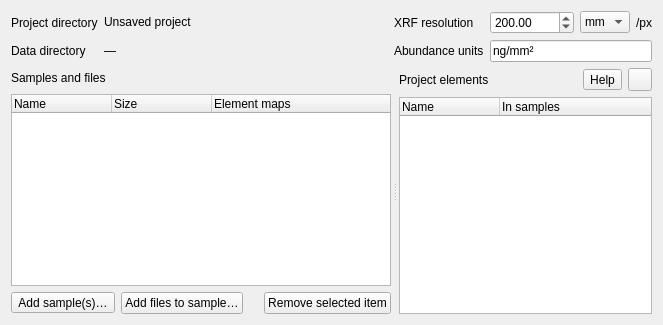
      <widget class="QWidget" name="projectDataTab">
       <attribute name="title"><string>Project data</string></attribute>
       <layout class="QVBoxLayout" name="projectDataLayout" stretch="0,1">
        <item><layout class="QHBoxLayout" name="projectInfoLayout" stretch="1,0">
         <item><layout class="QGridLayout" name="projectDirectoriesLayout" columnstretch="0,1">
          <item row="0" column="0"><widget class="QLabel" name="projectDirectoryLabel"><property name="text"><string>Project directory</string></property></widget></item>
          <item row="0" column="1"><widget class="QLabel" name="projectDirectoryValue"><property name="text"><string>Unsaved project</string></property><property name="textInteractionFlags"><set>Qt::TextSelectableByMouse</set></property></widget></item>
          <item row="1" column="0"><widget class="QLabel" name="dataRootLabel"><property name="text"><string>Data directory</string></property></widget></item>
          <item row="1" column="1"><widget class="QLabel" name="dataRootValue"><property name="text"><string>—</string></property><property name="textInteractionFlags"><set>Qt::TextSelectableByMouse</set></property></widget></item>
         </layout></item>
         <item><layout class="QFormLayout" name="projectSettingsLayout"><item row="0" column="0"><widget class="QLabel" name="resolutionLabel"><property name="text"><string>XRF resolution</string></property></widget></item>
         <item row="0" column="1"><layout class="QHBoxLayout" name="projectResolutionLayout">
          <item><widget class="QDoubleSpinBox" name="resolutionValue"><property name="decimals"><number>2</number></property><property name="minimum"><double>0.000001</double></property><property name="maximum"><double>100000.000000</double></property><property name="stepType"><enum>QAbstractSpinBox::AdaptiveDecimalStepType</enum></property><property name="value"><double>200.000000</double></property></widget></item>
          <item><widget class="QComboBox" name="resolutionUnits"><item><property name="text"><string>mm</string></property></item><item><property name="text"><string>µm</string></property></item><item><property name="text"><string>nm</string></property></item></widget></item>
          <item><widget class="QLabel" name="perPixelLabel"><property name="text"><string>/px</string></property></widget></item>
         </layout></item>
         <item row="1" column="0"><widget class="QLabel" name="abundanceUnitsLabel"><property name="text"><string>Abundance units</string></property></widget></item>
         <item row="1" column="1"><widget class="QLineEdit" name="abundanceUnitsValue"><property name="text"><string>ng/mm²</string></property></widget></item>
         </layout></item>
        </layout></item>
        <item><widget class="QSplitter" name="projectDataSplitter">
         <property name="orientation"><enum>Qt::Horizontal</enum></property><property name="handleWidth"><number>8</number></property>
         <widget class="QWidget" name="samplesPane"><layout class="QVBoxLayout" name="samplesLayout" stretch="0,1,0">
          <item><layout class="QHBoxLayout" name="samplesHeaderLayout"><item><widget class="QLabel" name="samplesLabel"><property name="text"><string>Samples and files</string></property></widget></item><item><spacer name="samplesHeaderSpacer"><property name="orientation"><enum>Qt::Horizontal</enum></property><property name="sizeType"><enum>QSizePolicy::Expanding</enum></property><property name="sizeHint" stdset="0"><size><width>20</width><height>20</height></size></property></spacer></item></layout></item>
          <item><widget class="QTreeWidget" name="sampleTree"><column><property name="text"><string>Name</string></property></column><column><property name="text"><string>Size</string></property></column><column><property name="text"><string>Element maps</string></property></column></widget></item>
          <item><layout class="QHBoxLayout" name="sampleButtonsLayout"><item><widget class="QToolButton" name="addProjectFilesButton"><property name="text"><string>Add sample(s)…</string></property><property name="toolButtonStyle"><enum>Qt::ToolButtonTextBesideIcon</enum></property></widget></item><item><widget class="QPushButton" name="addSampleFilesButton"><property name="text"><string>Add files to sample…</string></property></widget></item><item><spacer name="sampleButtonsSpacer"><property name="orientation"><enum>Qt::Horizontal</enum></property><property name="sizeType"><enum>QSizePolicy::Expanding</enum></property><property name="sizeHint" stdset="0"><size><width>20</width><height>20</height></size></property></spacer></item><item><widget class="QPushButton" name="removeButton"><property name="text"><string>Remove selected item</string></property></widget></item></layout></item>
         </layout></widget>
         <widget class="QWidget" name="channelsPane"><layout class="QVBoxLayout" name="channelsLayout" stretch="0,1">
          <item><layout class="QHBoxLayout" name="channelsHeaderLayout"><item><widget class="QLabel" name="channelsLabel"><property name="text"><string>Project elements</string></property></widget></item><item><spacer name="channelsHeaderSpacer"><property name="orientation"><enum>Qt::Horizontal</enum></property><property name="sizeType"><enum>QSizePolicy::Expanding</enum></property><property name="sizeHint" stdset="0"><size><width>20</width><height>20</height></size></property></spacer></item><item><widget class="QToolButton" name="projectElementsHelp"><property name="text"><string>Help</string></property></widget></item><item><widget class="QToolButton" name="refreshChannelsButton"/></item></layout></item>
          <item><widget class="QTreeWidget" name="channelList"><column><property name="text"><string>Name</string></property></column><column><property name="text"><string>In samples</string></property></column></widget></item>
         </layout></widget>
        </widget></item>
       </layout>
      </widget>
